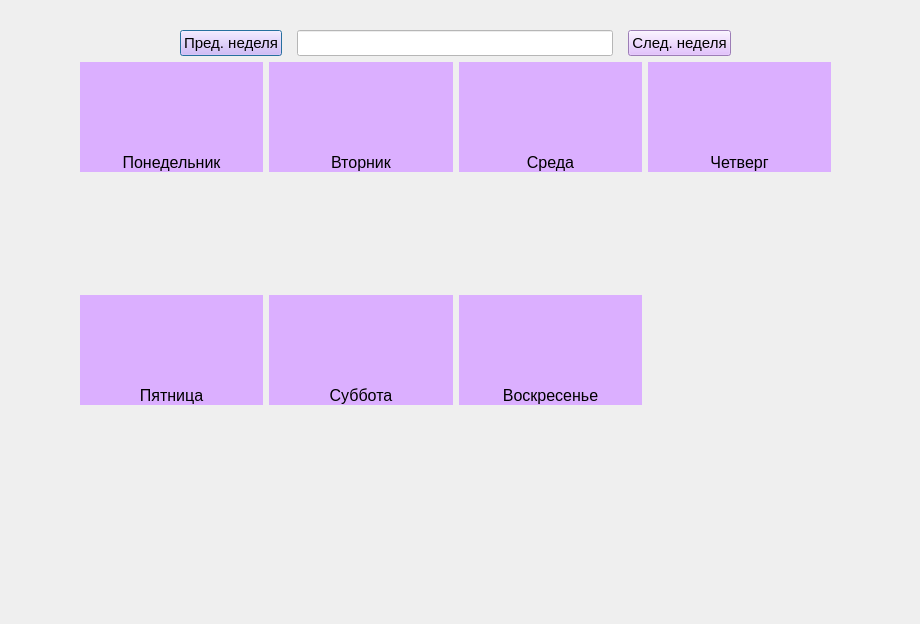
<?xml version="1.0" encoding="UTF-8"?>
<ui version="4.0">
 <class>Dialog</class>
 <widget class="QDialog" name="Dialog">
  <property name="geometry">
   <rect>
    <x>0</x>
    <y>0</y>
    <width>920</width>
    <height>624</height>
   </rect>
  </property>
  <property name="windowTitle">
   <string>Список дел на неделю</string>
  </property>
  <property name="styleSheet">
   <string notr="true"/>
  </property>
  <widget class="QWidget" name="verticalLayoutWidget">
   <property name="geometry">
    <rect>
     <x>80</x>
     <y>30</y>
     <width>751</width>
     <height>491</height>
    </rect>
   </property>
   <layout class="QVBoxLayout" name="verticalLayout">
    <property name="spacing">
     <number>6</number>
    </property>
    <item>
     <layout class="QHBoxLayout" name="horizontalLayout">
      <property name="spacing">
       <number>15</number>
      </property>
      <property name="leftMargin">
       <number>100</number>
      </property>
      <property name="rightMargin">
       <number>100</number>
      </property>
      <item>
       <widget class="QPushButton" name="early">
        <property name="font">
         <font>
          <pointsize>11</pointsize>
          <weight>50</weight>
          <italic>false</italic>
          <bold>false</bold>
          <underline>false</underline>
          <strikeout>false</strikeout>
         </font>
        </property>
        <property name="styleSheet">
         <string notr="true">background-color: rgb(219, 175, 255);</string>
        </property>
        <property name="text">
         <string>Пред. неделя</string>
        </property>
       </widget>
      </item>
      <item>
       <widget class="QLineEdit" name="week">
        <property name="font">
         <font>
          <pointsize>11</pointsize>
         </font>
        </property>
        <property name="styleSheet">
         <string notr="true">background-color: rgb(255, 255, 255);</string>
        </property>
       </widget>
      </item>
      <item>
       <widget class="QPushButton" name="next">
        <property name="font">
         <font>
          <pointsize>11</pointsize>
         </font>
        </property>
        <property name="styleSheet">
         <string notr="true">background-color: rgb(219, 175, 255);</string>
        </property>
        <property name="text">
         <string>След. неделя</string>
        </property>
       </widget>
      </item>
     </layout>
    </item>
    <item>
     <layout class="QGridLayout" name="gridLayout_2">
      <item row="3" column="2">
       <layout class="QVBoxLayout" name="saturday">
        <item>
         <widget class="QLabel" name="satur">
          <property name="text">
           <string/>
          </property>
         </widget>
        </item>
       </layout>
      </item>
      <item row="2" column="2">
       <widget class="QLabel" name="nameday_satur">
        <property name="font">
         <font>
          <pointsize>12</pointsize>
         </font>
        </property>
        <property name="styleSheet">
         <string notr="true">background-color: rgb(219, 175, 255);</string>
        </property>
        <property name="text">
         <string>Суббота</string>
        </property>
        <property name="alignment">
         <set>Qt::AlignBottom|Qt::AlignHCenter</set>
        </property>
       </widget>
      </item>
      <item row="2" column="4">
       <widget class="QLabel" name="nameday_sun">
        <property name="font">
         <font>
          <pointsize>12</pointsize>
         </font>
        </property>
        <property name="styleSheet">
         <string notr="true">background-color: rgb(219, 175, 255);</string>
        </property>
        <property name="text">
         <string>Воскресенье</string>
        </property>
        <property name="alignment">
         <set>Qt::AlignBottom|Qt::AlignHCenter</set>
        </property>
       </widget>
      </item>
      <item row="1" column="4">
       <layout class="QVBoxLayout" name="wednesday">
        <item>
         <widget class="QLabel" name="wednes">
          <property name="text">
           <string/>
          </property>
         </widget>
        </item>
       </layout>
      </item>
      <item row="3" column="4">
       <layout class="QVBoxLayout" name="sunday">
        <item>
         <widget class="QLabel" name="sun">
          <property name="text">
           <string/>
          </property>
         </widget>
        </item>
       </layout>
      </item>
      <item row="1" column="5">
       <layout class="QVBoxLayout" name="thursday">
        <item>
         <widget class="QLabel" name="thurs">
          <property name="text">
           <string/>
          </property>
         </widget>
        </item>
       </layout>
      </item>
      <item row="1" column="2">
       <layout class="QVBoxLayout" name="tuesday">
        <item>
         <widget class="QLabel" name="tues">
          <property name="text">
           <string/>
          </property>
         </widget>
        </item>
       </layout>
      </item>
      <item row="2" column="1">
       <widget class="QLabel" name="nameday_fri">
        <property name="font">
         <font>
          <pointsize>12</pointsize>
         </font>
        </property>
        <property name="styleSheet">
         <string notr="true">background-color: rgb(219, 175, 255);
</string>
        </property>
        <property name="text">
         <string>Пятница</string>
        </property>
        <property name="alignment">
         <set>Qt::AlignBottom|Qt::AlignHCenter</set>
        </property>
       </widget>
      </item>
      <item row="1" column="1">
       <layout class="QVBoxLayout" name="monday">
        <item>
         <widget class="QLabel" name="mon">
          <property name="text">
           <string/>
          </property>
         </widget>
        </item>
       </layout>
      </item>
      <item row="3" column="1">
       <layout class="QVBoxLayout" name="friday">
        <item>
         <widget class="QLabel" name="fri">
          <property name="text">
           <string/>
          </property>
         </widget>
        </item>
       </layout>
      </item>
      <item row="0" column="1">
       <widget class="QLabel" name="nameday_mon">
        <property name="font">
         <font>
          <pointsize>12</pointsize>
          <strikeout>false</strikeout>
         </font>
        </property>
        <property name="contextMenuPolicy">
         <enum>Qt::NoContextMenu</enum>
        </property>
        <property name="acceptDrops">
         <bool>false</bool>
        </property>
        <property name="layoutDirection">
         <enum>Qt::RightToLeft</enum>
        </property>
        <property name="autoFillBackground">
         <bool>false</bool>
        </property>
        <property name="styleSheet">
         <string notr="true">background-color: rgb(219, 175, 255);</string>
        </property>
        <property name="text">
         <string>Понедельник</string>
        </property>
        <property name="alignment">
         <set>Qt::AlignBottom|Qt::AlignHCenter</set>
        </property>
        <property name="textInteractionFlags">
         <set>Qt::LinksAccessibleByMouse</set>
        </property>
       </widget>
      </item>
      <item row="0" column="2">
       <widget class="QLabel" name="nameday_tues">
        <property name="font">
         <font>
          <pointsize>12</pointsize>
         </font>
        </property>
        <property name="styleSheet">
         <string notr="true">background-color: rgb(219, 175, 255);</string>
        </property>
        <property name="text">
         <string>Вторник</string>
        </property>
        <property name="alignment">
         <set>Qt::AlignBottom|Qt::AlignHCenter</set>
        </property>
       </widget>
      </item>
      <item row="0" column="4">
       <widget class="QLabel" name="nameday_wednes">
        <property name="font">
         <font>
          <pointsize>12</pointsize>
         </font>
        </property>
        <property name="styleSheet">
         <string notr="true">background-color: rgb(219, 175, 255);</string>
        </property>
        <property name="text">
         <string>Среда</string>
        </property>
        <property name="alignment">
         <set>Qt::AlignBottom|Qt::AlignHCenter</set>
        </property>
       </widget>
      </item>
      <item row="0" column="5">
       <widget class="QLabel" name="nameday_thurs">
        <property name="font">
         <font>
          <pointsize>12</pointsize>
         </font>
        </property>
        <property name="styleSheet">
         <string notr="true">background-color: rgb(219, 175, 255);</string>
        </property>
        <property name="text">
         <string>Четверг</string>
        </property>
        <property name="alignment">
         <set>Qt::AlignBottom|Qt::AlignHCenter</set>
        </property>
       </widget>
      </item>
     </layout>
    </item>
   </layout>
  </widget>
 </widget>
 <resources/>
 <connections/>
</ui>
